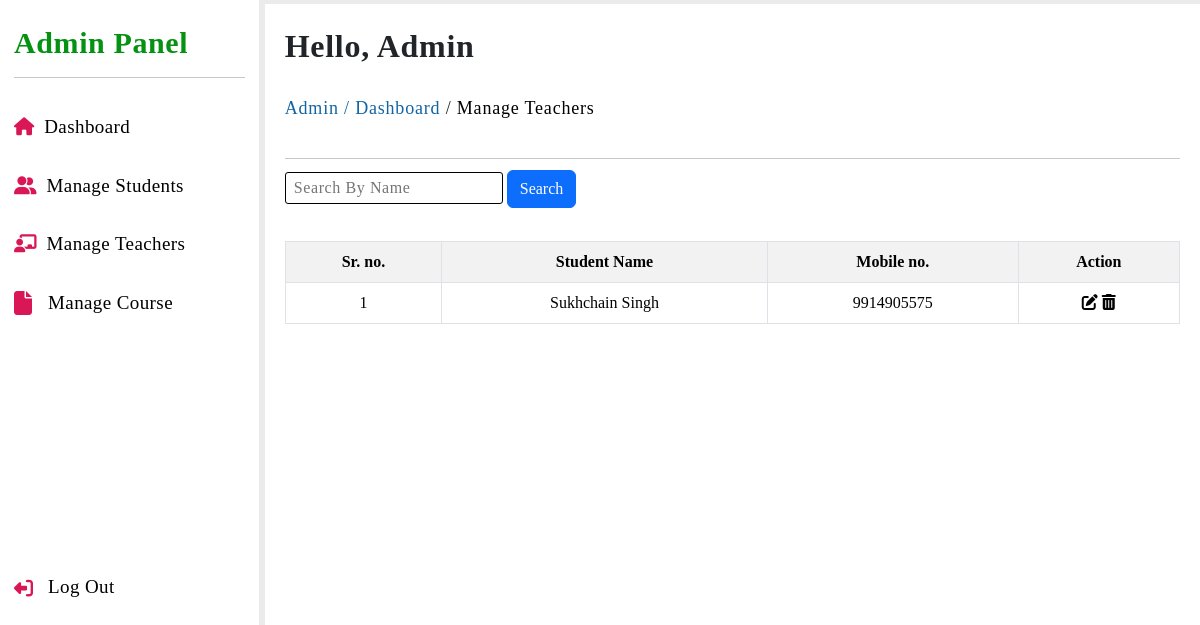
Screenshot of /admin/manage-teachers.php (signed in) with the database file from the repository.
### tables this page shows
CREATE TABLE `teacher_info` (
  `sr_no` int(11) NOT NULL,
  `teacher_name` varchar(40) NOT NULL,
  `teacher_number` bigint(10) NOT NULL,
  `teacher_email` varchar(100) NOT NULL,
  `teacher_password` varchar(30) NOT NULL,
  `teacher_course` varchar(50) NOT NULL,
  `teacher_course_1` varchar(10) NOT NULL,
  `teacher_course_2` varchar(10) NOT NULL,
  `teacher_course_3` varchar(10) NOT NULL,
  `teacher_gender` varchar(6) NOT NULL,
  `teacher_dob` varchar(15) NOT NULL,
  `teacher_address` varchar(150) NOT NULL
);

### admin/manage-teachers.php (the view, shortened to what this page needs)
<?php
    include '../sql/main_connection.php';
    $search_value = "";
?>
<!DOCTYPE html>
<html lang="en">
<head>
    <?php include '../include/links.php'; ?>
    <link rel="stylesheet" href="../styles/admin_dashboard.css">
    <link rel="stylesheet" href="admin-responsive.css">
</head>
<body>
    <?php include '../include/admin-sidebar.php'; ?>
    <section class="dashboard-middle-area">
        <h4 class="admin-name">Hello, Admin</h4>
        <pre class="pagination pb-1"><p style="color:#1264a3;">Admin / </p> <p><a href="dashboard.php" style="color:#1264a3;">Dashboard</a> / </p> <a href="manage-teachers.php">Manage Teachers</a></pre> <hr>
        <div class="search-div" style="left: -10px">
            <form action="" method="GET">
                <input type="search" name="search-value" autocomplete="off" placeholder="Search By Name" value="<?php echo htmlspecialchars($search_value); ?>">
                <button type="submit" class="btn btn-primary">Search</button>
            </form>
        </div>
        <div class="teacher-table">
            <table class="table table-bordered text-center table-striped mt-2">
                <tr>
                    <th>Sr. no.</th>
                    <th>Student Name</th>
                    <th>Mobile no.</th>
                    <th>Action</th>
                </tr>
                <?php
                    if (!empty($search_value)) {
                        $sql = "SELECT * FROM teacher_info WHERE teacher_name LIKE '%$search_value%'";
                    } else {
                        $sql = "SELECT * FROM teacher_info";
                    }
                    $data = mysqli_query($conn, $sql);
                    $total = mysqli_num_rows($data);
                    if ($total != 0) {
                        while ($result = mysqli_fetch_assoc($data)) {
                            echo
                            "
                                <tr>
                                    <td>" . $result['sr_no'] . "</td>
                                    <td>" . $result['teacher_name'] . "</td>
                                    <td>" . $result['teacher_number'] . "</td>
                                    <td>
                                        <a class='action-icons' href='edit-teacher-detail.php?sr=" . $result['sr_no'] . "'><i class='fa-solid fa-pen-to-square'></i></a>
                                        <a class='action-icons' href='delete-teacher.php?number=" . $result['teacher_number'] . "' onclick='return confirm_delete()'><i class='fa-solid fa-trash-can'></i></a>
                                    </td>
                                </tr>
                            ";
                        }
                    }
                    else
                    {
                        echo "<tr><td colspan='6'>No Record Found</td></tr>";
                    }
                ?>
            </table>
        </div>
    </section>
</body>
</html>

### styles/admin_dashboard.css (style rules this page uses)
* { margin: 0; padding: 0; box-sizing: border-box; font-family: 'Poppins'; }
body { width: 100%; height: 100vh; display: flex; background-color: #ebebeb; }
body a { text-decoration: none; color: #000; }
.dashboard-middle-area { width: calc(100% - 260px); height: auto; background-color: #fff; margin: 4px 0px 0px 6px; padding: 10px 20px; }
.dashboard-middle-area .admin-name { font-size: 32px; font-weight: 600; letter-spacing: .7px; margin-top: 13px; }
.dashboard-middle-area .pagination { font-size: 18px; font-weight: 500; margin-top: 30px; letter-spacing: .8px; transition: .2s; }
.student-table, .course-table, .teacher-table { width: 100%; height: auto; padding: 20px 0px; }
.search-div { width: auto; height: auto; padding: 0px 10px; position: relative; left: 400px; top: -5px; }
.search-div input { font-size: 16px; padding: 3px 8px; letter-spacing: .6px; outline: none; border-radius: 3px; border: 1px solid; }

### rows the page displays
teacher_info: sr_no "1", teacher_name "Sukhchain Singh", teacher_number "9914905575"
